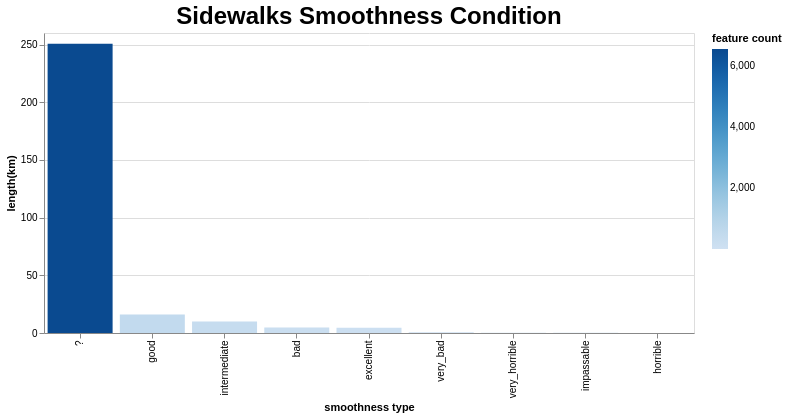

Source (Vega-Lite JSON):
### Vega-Lite specification from a JSON file in a GitHub repository (floating-point values rounded to 4 significant figures)
{"config": {"view": {"continuousWidth": 300, "continuousHeight": 300}, "title": {"fontSize": 24}}, "data": {"values": [{"smoothness type": "?", "feature count": 6573, "length(km)": 250.7}, {"smoothness type": "bad", "feature count": 193, "length(km)": 4.689}, {"smoothness type": "excellent", "feature count": 120, "length(km)": 4.61}, {"smoothness type": "good", "feature count": 492, "length(km)": 16.14}, {"smoothness type": "horrible", "feature count": 4, "length(km)": 0.08266}, {"smoothness type": "impassable", "feature count": 4, "length(km)": 0.111}, {"smoothness type": "intermediate", "feature count": 352, "length(km)": 9.928}, {"smoothness type": "very_bad", "feature count": 18, "length(km)": 0.5631}, {"smoothness type": "very_horrible", "feature count": 6, "length(km)": 0.236}]}, "mark": {"type": "bar"}, "encoding": {"color": {"field": "feature count", "type": "quantitative"}, "tooltip": {"field": "length(km)", "type": "quantitative"}, "x": {"field": "smoothness type", "sort": "-y", "type": "nominal"}, "y": {"field": "length(km)", "type": "quantitative"}}, "height": 300, "params": [{"name": "param_3", "select": {"type": "interval", "encodings": ["x", "y"]}, "bind": "scales"}], "title": "Sidewalks Smoothness Condition", "width": 650, "$schema": "https://vega.github.io/schema/vega-lite/v5.json", "datasets": {"data-9cc2111661b6ef9ed0fa1780f46d25dc": [{"smoothness type": "?", "feature count": 6573, "length(km)": 250.7}, {"smoothness type": "bad", "feature count": 193, "length(km)": 4.689}, {"smoothness type": "excellent", "feature count": 120, "length(km)": 4.61}, {"smoothness type": "good", "feature count": 492, "length(km)": 16.14}, {"smoothness type": "horrible", "feature count": 4, "length(km)": 0.08266}, {"smoothness type": "impassable", "feature count": 4, "length(km)": 0.111}, {"smoothness type": "intermediate", "feature count": 352, "length(km)": 9.928}, {"smoothness type": "very_bad", "feature count": 18, "length(km)": 0.5631}, {"smoothness type": "very_horrible", "feature count": 6, "length(km)": 0.236}]}}
